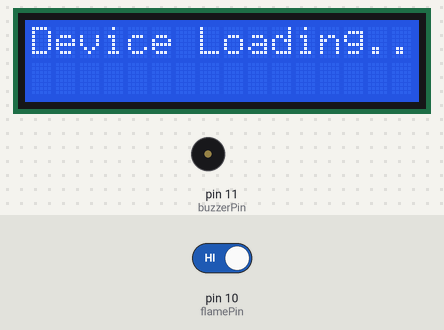
The sketch below on a simulated Arduino Uno, built with avr-gcc and run on an emulated ATmega328P. Parts: 16×2 character LCD, buzzer (waves = sounding, pin HIGH). Inputs (shaded band) come from the test bench; at power-on: pin 10 (flamePin) HIGH. What the sketch prints to the serial monitor is not drawn.

Above: at 0.6 s.
At 11.2 s:
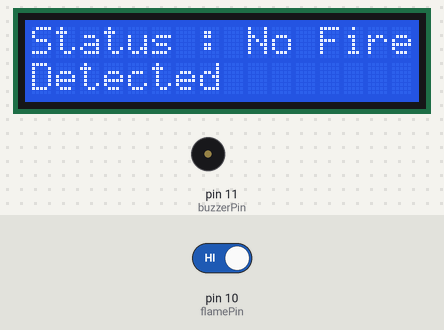
11.3 s: pin 10 (flamePin) driven LOW
At 11.75 s:
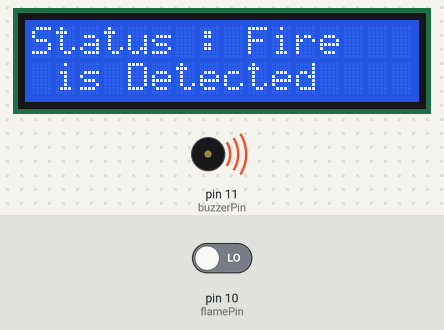
13.4 s: pin 10 (flamePin) driven HIGH
At 13.59 s:
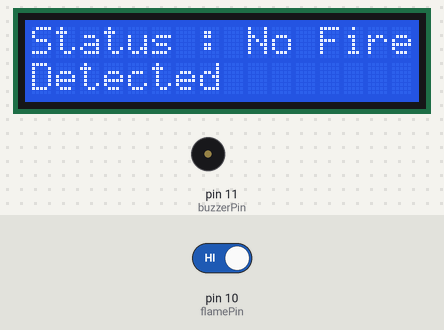
Timing chart, 0 to 16.4 s (numbered marks = the images above; inputs shaded):
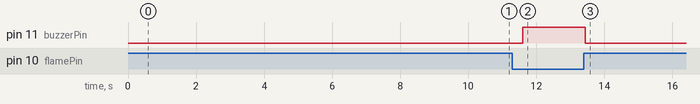

Measured:
- after the input at 11.3 s, pin 11 (buzzerPin): LOW → HIGH after 0.30 s; the display: first differs from a run without the input after 0.31 s (image 2)
- after the input at 13.4 s, pin 11 (buzzerPin): HIGH → LOW at once; the display: first differs from a run without the input at once (image 3)

The sketch:

Fire_Alarm_System.ino
```cpp
#include <LiquidCrystal.h>
LiquidCrystal lcd(2, 3, 4, 5, 6, 7); // LCD Display (RS,EN,D4,D5,D6,D7)
#define flamePin 10 // Flame Sensor Connected To Arduino
#define buzzerPin 11 //Buzzer Connected To Arduino
void setup() {
Serial.begin(9600);
lcd.begin(16, 2);
pinMode(buzzerPin,OUTPUT);
pinMode(flamePin,INPUT);
lcd.setCursor(0, 0);
lcd.print("Device Loading");
for(int i = 0; i <15; i++){
if (i==4)
{
lcd.setCursor(0, 1);
lcd.print(".");
}
else lcd.print(".");
delay(500);
}
lcd.setCursor(11, 1);
lcd.print("Done");
delay(1000);
lcd.clear();
lcd.setCursor(1, 0);
lcd.print("Sensor Active");
delay(1500);
lcd.clear();
}
void loop() {
int Flame = digitalRead(flamePin);
if (Flame == LOW)
{
digitalWrite(buzzerPin,HIGH);
lcd.setCursor(0, 0);
lcd.print("Status : ");
lcd.print("Fire");
lcd.setCursor(0, 1);
lcd.print(" is Detected");
Serial.print(Flame);
Serial.print("\t");
Serial.print("Fire is Detected");
}
else if (Flame == HIGH)
{
digitalWrite(buzzerPin,LOW);
lcd.setCursor(0, 0);
lcd.print("Status : ");
lcd.print("No Fire");
lcd.setCursor(0, 1);
lcd.print("Detected");
Serial.print(Flame);
Serial.print("\t");
Serial.println("No Fire Detected");
}
delay(300);
lcd.clear();
}
```
